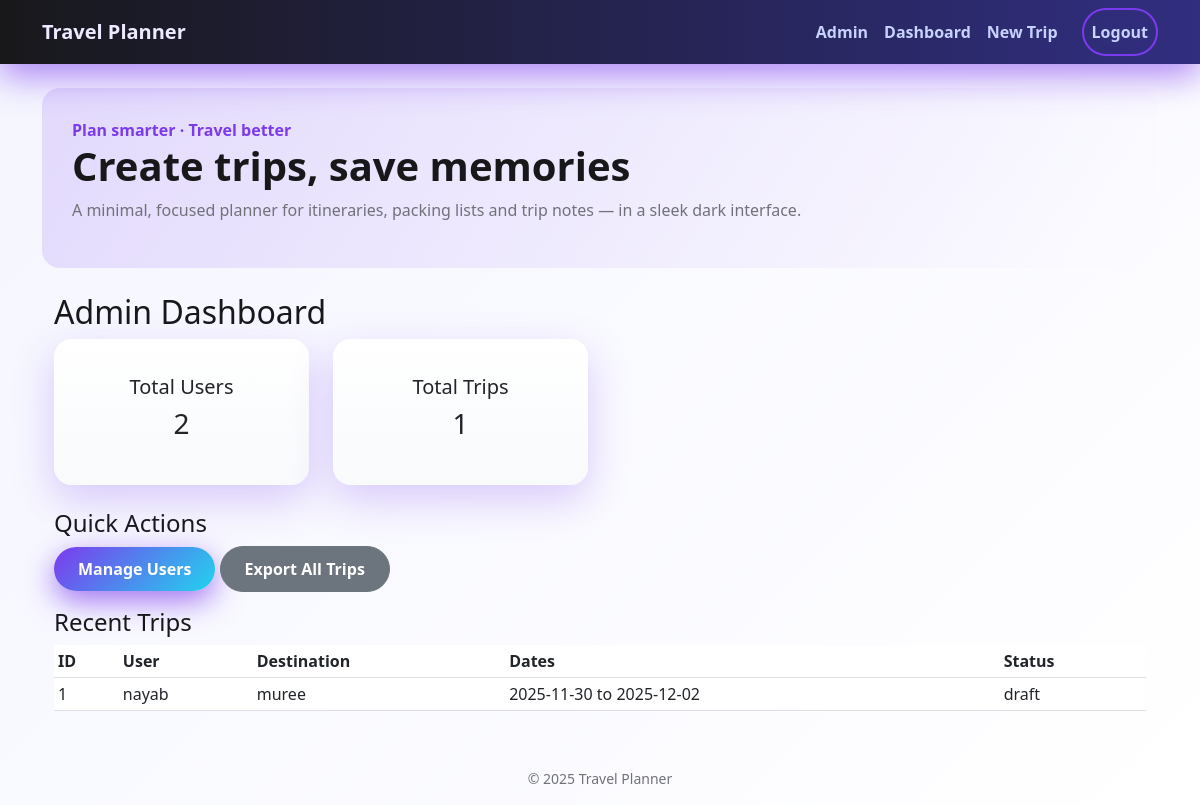
The page /admin (signed in) on the database its author committed.
### models.py (models this page shows, shortened)
class Trip(db.Model):
    __tablename__ = "trips"
    id = db.Column(db.Integer, primary_key=True)
    user_id = db.Column(db.Integer, db.ForeignKey("users.id"), nullable=False)
    title = db.Column(db.String(150), nullable=True)
    destination = db.Column(db.String(150), nullable=False)
    start_date = db.Column(db.Date, nullable=True)
    end_date = db.Column(db.Date, nullable=True)
    travelers = db.Column(db.Integer, default=1)
    budget_preference = db.Column(db.String(20), default="medium")
    total_budget = db.Column(db.Float, default=0.0)
    summary = db.Column(db.Text, nullable=True)
    status = db.Column(db.String(30), default="draft")
    deleted = db.Column(db.Boolean, default=False)           # <-- soft-delete flag
    deleted_at = db.Column(db.DateTime, nullable=True)       # <-- timestamp when deleted
    activities = db.relationship("Activity", backref="trip", cascade="all, delete-orphan", lazy=True)

class User(db.Model, UserMixin):
    __tablename__ = "users"
    id = db.Column(db.Integer, primary_key=True)
    username = db.Column(db.String(80), unique=True, nullable=False)
    email = db.Column(db.String(120), unique=True, nullable=False)
    password_hash = db.Column(db.String(128))
    is_admin = db.Column(db.Boolean, default=False)   # <-- ensure this exists
    created_at = db.Column(db.DateTime, default=datetime.utcnow)
    trips = db.relationship("Trip", backref="user", lazy=True)

### app.py (the view)
    @app.route("/admin")
    @login_required
    def admin_index():
        if not current_user.is_admin:
            flash("Admin access required.", "danger")
            return redirect(url_for("index"))
        users = User.query.all()
        trips = Trip.query.filter_by(deleted=False).limit(50).all()
        return render_template("admin/dashboard.html", users=users, trips=trips)

### templates/admin/dashboard.html (shortened to what this page needs)
{% extends "base.html" %}
{% block content %}
<div class="container">
  <h2>Admin Dashboard</h2>
  <div class="row mb-4">
    <div class="col-md-3">
      <div class="card text-center">
        <div class="card-body">
          <h5>Total Users</h5>
          <p class="h3">{{ users|length }}</p>
        </div>
      </div>
    </div>
    <div class="col-md-3">
      <div class="card text-center">
        <div class="card-body">
          <h5>Total Trips</h5>
          <p class="h3">{{ trips|length }}</p>
        </div>
      </div>
    </div>
  </div>
  <h4>Quick Actions</h4>
  <div class="mb-3">
    <a href="{{ url_for('admin_users') }}" class="btn btn-primary">Manage Users</a>
    <a href="{{ url_for('admin_export_all') }}" class="btn btn-secondary">Export All Trips</a>
  </div>
  <h4>Recent Trips</h4>
  <table class="table table-sm">
    <thead>
      <tr><th>ID</th><th>User</th><th>Destination</th><th>Dates</th><th>Status</th></tr>
    </thead>
    <tbody>
      {% for t in trips[:10] %}
      <tr>
        <td>{{ t.id }}</td>
        <td>{{ t.user.username }}</td>
        <td>{{ t.destination }}</td>
        <td>{{ t.start_date or '—' }} to {{ t.end_date or '—' }}</td>
        <td>{{ t.status }}</td>
      </tr>
      {% endfor %}
    </tbody>
  </table>
</div>
{% endblock %}

### static/main.css (style rules this page uses)
:root { --bg: #f8fafc; --bg-light: #ffffff; --card: #ffffff; --panel: #f1f5f9; --text: #18181b; --text-muted: #71717a; --accent: #7c3aed; --accent-2: #22d3ee; --neon: #22c55e; --border: rgba(0,0,0,0.06); --glass: rgba(255,255,255,0.7); --radius: 18px; --radius-sm: 12px; --shadow: 0 15px 40px rgba(124,58,237,.25); font-family: "Inter", system-ui, sans-serif; }
html, body { background: linear-gradient(135deg,#f4f5ff,#ffffff); color: var(--text); }
.card { border:none; background: linear-gradient(180deg,#fff,#f8fafc); border-radius: var(--radius); box-shadow: var(--shadow); padding: 20px; transition:.3s; }
.btn { border-radius: 30px; padding: 10px 24px; font-weight:700; transition:.25s; }
.btn-primary { background: linear-gradient(135deg,var(--accent),var(--accent-2)); border: none; color:white; box-shadow: 0 10px 30px rgba(124,58,237,.7); }
.table thead { background:rgba(124,58,237,.1); }

### rows shown on the page
Trip: id "1", user.username "nayab", destination "muree", start_date "2025-11-30", end_date "2025-12-02", status "draft"

### other values the page prints
{{ users|length }} "2"
{{ trips|length }} "1"
{{ current_year or '2025' }} "2025"
